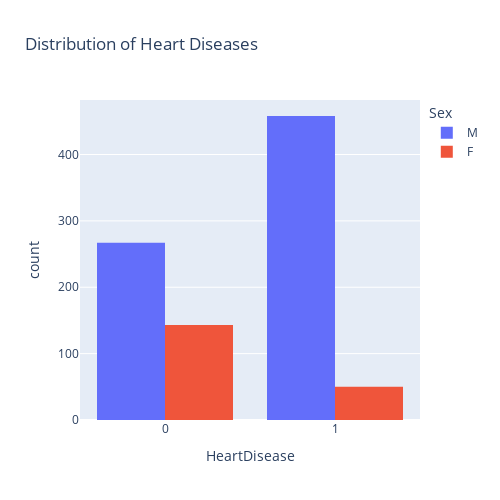

The code cell stored with this chart in its notebook:
### Code cell
# Shows the Distribution of Heat Diseases with respect to male and female
fig=px.histogram(df, x="HeartDisease", color="Sex", hover_data=df.columns, title="Distribution of Heart Diseases", barmode="group",width=500, height=500)
fig.show()

### Figure 1 — Plotly figure (JSON) as saved in the notebook; plotly's stock layout.template omitted (floating-point values rounded to 4 significant figures; data arrays with more than 128 entries replaced by an {"elided": "..."} marker saying what was removed)
{"data": [{"alignmentgroup": "True", "bingroup": "x", "hovertemplate": "Sex=M<br>HeartDisease=%{x}<br>count=%{y}<extra></extra>", "legendgroup": "M", "marker": {"color": "#636efa", "pattern": {"shape": ""}}, "name": "M", "offsetgroup": "M", "orientation": "v", "showlegend": true, "type": "histogram", "x": {"elided": "725 int values"}, "xaxis": "x", "yaxis": "y"}, {"alignmentgroup": "True", "bingroup": "x", "hovertemplate": "Sex=F<br>HeartDisease=%{x}<br>count=%{y}<extra></extra>", "legendgroup": "F", "marker": {"color": "#EF553B", "pattern": {"shape": ""}}, "name": "F", "offsetgroup": "F", "orientation": "v", "showlegend": true, "type": "histogram", "x": {"elided": "193 int values"}, "xaxis": "x", "yaxis": "y"}], "layout": {"barmode": "group", "height": 500, "legend": {"title": {"text": "Sex"}, "tracegroupgap": 0}, "title": {"text": "Distribution of Heart Diseases"}, "width": 500, "xaxis": {"anchor": "y", "domain": [0, 1], "title": {"text": "HeartDisease"}}, "yaxis": {"anchor": "x", "domain": [0, 1], "title": {"text": "count"}}}}
